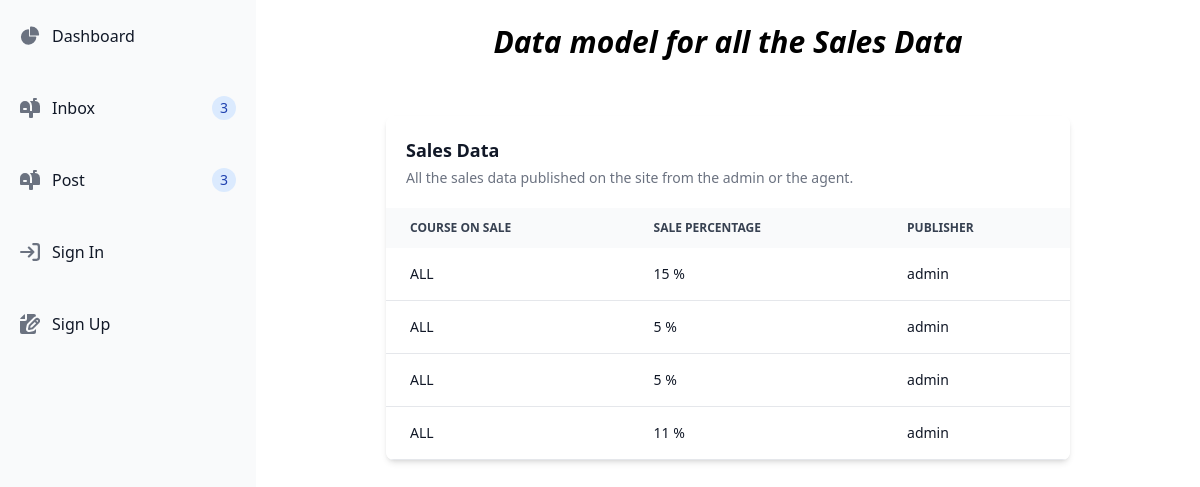
The app's page /dashboard/salesData/ with its own data.
### dashboard/models.py (models this page shows)
class SalesData(models.Model):
	user = models.ForeignKey(User, on_delete=models.CASCADE, blank=True, null=True)
	percentage_value = models.IntegerField()

### dashboard/views.py (the view)
# urls.py: path('salesData/', views.salesData, name="salesData"),
def salesData(request):
    sales_data = SalesData.objects.all()
    return render(request, "dashboard/SalesData.html", {
        'sales_data': sales_data,
    })

### dashboard/templates/dashboard/SalesData.html (shortened to what this page needs)
{% extends "dashboard/base.html" %}
{% block content %}
<div class="p-4 sm:ml-64 flex flex-col justify-center items-center">
    <h1 class="text-3xl my-2 font-semibold italic mb-14">Data model for all the Sales Data</h1>
    <div class="w-3/4 relative overflow-x-auto shadow-md sm:rounded-lg">
        <table class="w-full text-sm text-left rtl:text-right text-gray-500 dark:text-gray-400">
            <caption class="p-5 text-lg font-semibold text-left rtl:text-right text-gray-900 bg-white dark:text-white dark:bg-gray-800">
                Sales Data
                <p class="mt-1 text-sm font-normal text-gray-500 dark:text-gray-400">All the sales data published on the site from the admin or the agent.</p>
            </caption>
            <thead class="text-xs text-gray-700 uppercase bg-gray-50 dark:bg-gray-700 dark:text-gray-400">
                <tr>
                    <th scope="col" class="px-6 py-3">
                        Course on sale
                    </th>
                    <th scope="col" class="px-6 py-3">
                        Sale percentage
                    </th>
                    <th scope="col" class="px-6 py-3">
                        Publisher
                    </th>
                </tr>
            </thead>
            {% if sales_data %}
                <tbody>
                    {% for sale in sales_data %}
                        <tr class="text-gray-900 bg-white border-b dark:bg-gray-800 dark:border-gray-700">
                            <th scope="row" class="px-6 py-4 font-medium text-gray-900 whitespace-nowrap dark:text-white">
                                ALL
                            </th>
                            <td class="px-6 py-4">
                                {{ sale.percentage_value }} %
                            </td>
                            <td class="px-6 py-4">
                                {{ sale.user }}
                            </td>
                        </tr>
                    {% endfor %}
                </tbody>
            {% endif %}
        </table>
    </div>
</div>
{% endblock %}

### records on screen
SalesData: percentage_value "15", user "admin"
SalesData: percentage_value "5", user "admin"
SalesData: percentage_value "5", user "admin"
SalesData: percentage_value "11", user "admin"
